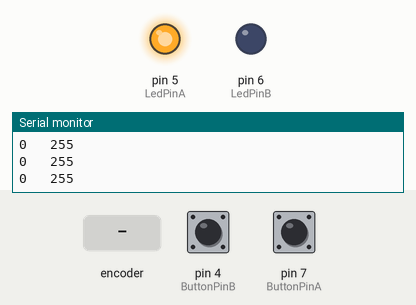
The sketch below on a simulated Arduino Uno, built with avr-gcc and run on an emulated ATmega328P. Parts: output pins drawn as LEDs (lit = HIGH), the last lines printed to the serial monitor. The test bench sets the inputs (shaded band); at power-on: pin 4 (ButtonPinB) LOW, pin 7 (ButtonPinA) LOW.

Above: at 1.2 s.
1.3 s: rotary encoder on pin 7 (ButtonPinA) / pin 4 (ButtonPinB) turned 1 step (first pin leading)
At 2.72 s:
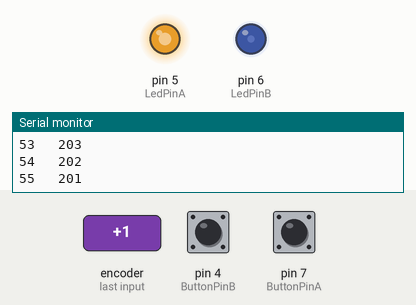
At 3.94 s:
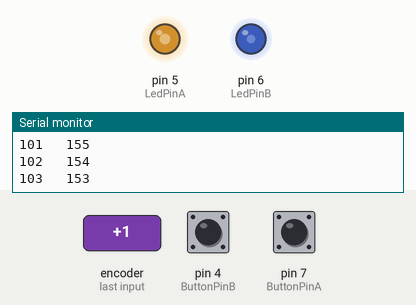
7.3 s: rotary encoder on pin 7 (ButtonPinA) / pin 4 (ButtonPinB) turned 1 step (first pin leading)
At 8.4 s:
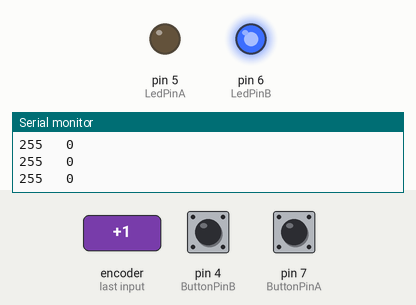
Timing chart, 0 to 10.3 s (numbered marks = the images above; inputs shaded):
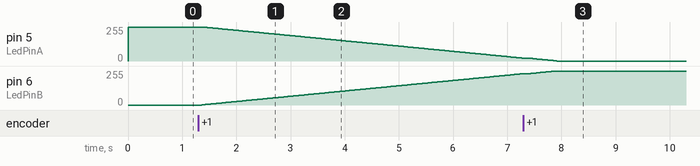

The sketch:

lesson_12.ino
```cpp
int LedPinA = 5; //定义数字口5
int LedPinB = 6; //定义数字口6
int ButtonPinA = 7;//定义数字口7
int ButtonPinB = 4;//定义数字口4
int buttonStateA = 0;
int buttonStateB = 0;
int brightnessA = 0;
int brightnessB= 255;
void setup()
{
Serial.begin(9600);//设置波特率
pinMode(LedPinA, OUTPUT);//数字口5设置为输出
pinMode(LedPinB, OUTPUT);//数字口6设置为输出
pinMode(ButtonPinA, INPUT);//数字口7设置为输入
pinMode(ButtonPinB, INPUT);//数字口4设置为输入
}
void loop()
{
buttonStateA = digitalRead(ButtonPinA);//读取数字口7的数值赋值给buttonStateA
if (buttonStateA == HIGH && brightnessA != 255)
//当buttonStateA为高电平且brightnessA不为255
{
brightnessA ++;//brightnessA加1
delay(10);//延迟0.01S
}
if (buttonStateA == LOW && brightnessA != 0)
//当buttonStateA为低电平且brightnessA不为0
{
brightnessA --;//brightnessA减1
delay(10);//延迟0.01S
}
analogWrite(LedPinB, brightnessA);//将brightnessA赋值为给PWM口6
Serial.print(brightnessA);//显示brightnessA数值
Serial.print("   ");
buttonStateB = digitalRead(ButtonPinB);//读取数字口4的数值赋值给buttonStateB
if (buttonStateB == HIGH && brightnessB != 0)
//当buttonStateB为高电平且brightnessA不为0
{
brightnessB --;//brightnessB减1
delay(10);//延迟0.01S
}
if (buttonStateB == LOW && brightnessB != 255)
//当buttonStateB为低电平且brightnessA不为255
{
brightnessB++;//brightnessB加1
delay(10);//延迟0.01S
}
analogWrite(LedPinA, brightnessB); //将brightnessB赋值为给PWM口5
Serial.println(brightnessB);//显示brightnessB数值，并自动换行
delay(5);
}
```

Measured:
- after the input at 1.3 s, pin 5 (LedPinA): moves from 255/255 to 21/255 over 5.9 s, starting after 0.09 s; pin 6 (LedPinB): moves from 0/255 to 235/255 over 5.9 s, starting after 0.06 s
